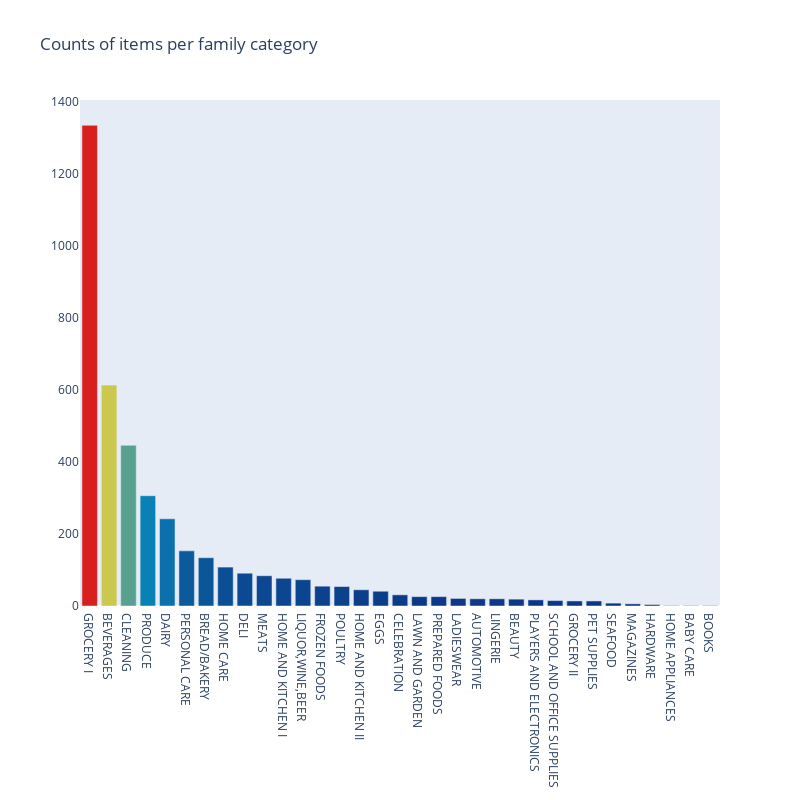

Notebook cell for this chart:
### Markdown cell above
#### Items Visualizations

### Code cell
#Counts of items per family category
x, y = (list(x) for x in zip(*sorted(zip(items.family.value_counts().index, 
                                         items.family.value_counts().values), 
                                        reverse = False)))
trace2 = go.Bar(
    y=items.family.value_counts().values,
    x=items.family.value_counts().index,
    marker=dict(
        color=items.family.value_counts().values,
        colorscale = 'Portland',
        reversescale = False
    ),
    orientation='v',
)

layout = dict(
    title='Counts of items per family category',
     width = 800, height = 800,
    yaxis=dict(
        showgrid=False,
        showline=False,
        showticklabels=True,
#         domain=[0, 0.85],
    ))

fig1 = go.Figure(data=[trace2])
fig1['layout'].update(layout)
py.iplot(fig1, filename='plots')
plt.savefig('Item1.png')

### Figure 1 — Plotly figure (JSON) as saved in the notebook; plotly's stock layout.template omitted (floating-point values rounded to 4 significant figures)
{"data": [{"marker": {"color": [1334, 613, 446, 306, 242, 153, 134, 108, 91, 84, 77, 73, 55, 54, 45, 41, 31, 26, 26, 21, 20, 20, 19, 17, 15, 14, 14, 8, 6, 4, 1, 1, 1], "colorscale": [[0, "rgb(12,51,131)"], [0.25, "rgb(10,136,186)"], [0.5, "rgb(242,211,56)"], [0.75, "rgb(242,143,56)"], [1, "rgb(217,30,30)"]], "reversescale": false}, "orientation": "v", "type": "bar", "x": ["GROCERY I", "BEVERAGES", "CLEANING", "PRODUCE", "DAIRY", "PERSONAL CARE", "BREAD/BAKERY", "HOME CARE", "DELI", "MEATS", "HOME AND KITCHEN I", "LIQUOR,WINE,BEER", "FROZEN FOODS", "POULTRY", "HOME AND KITCHEN II", "EGGS", "CELEBRATION", "LAWN AND GARDEN", "PREPARED FOODS", "LADIESWEAR", "AUTOMOTIVE", "LINGERIE", "BEAUTY", "PLAYERS AND ELECTRONICS", "SCHOOL AND OFFICE SUPPLIES", "GROCERY II", "PET SUPPLIES", "SEAFOOD", "MAGAZINES", "HARDWARE", "HOME APPLIANCES", "BABY CARE", "BOOKS"], "y": [1334, 613, 446, 306, 242, 153, 134, 108, 91, 84, 77, 73, 55, 54, 45, 41, 31, 26, 26, 21, 20, 20, 19, 17, 15, 14, 14, 8, 6, 4, 1, 1, 1]}], "layout": {"height": 800, "title": {"text": "Counts of items per family category"}, "width": 800, "yaxis": {"showgrid": false, "showline": false, "showticklabels": true}}}
